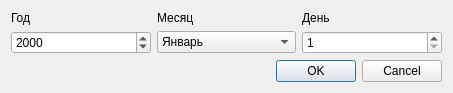
<?xml version="1.0" encoding="UTF-8"?>
<ui version="4.0">
 <class>date_edit</class>
 <widget class="QDialog" name="date_edit">
  <property name="geometry">
   <rect>
    <x>0</x>
    <y>0</y>
    <width>453</width>
    <height>88</height>
   </rect>
  </property>
  <property name="maximumSize">
   <size>
    <width>16777215</width>
    <height>88</height>
   </size>
  </property>
  <property name="windowTitle">
   <string>Редактировать дату</string>
  </property>
  <property name="windowIcon">
   <iconset resource="src.qrc">
    <normaloff>:/icon/date.png</normaloff>:/icon/date.png</iconset>
  </property>
  <layout class="QVBoxLayout" name="verticalLayout">
   <item>
    <layout class="QGridLayout" name="gridLayout">
     <item row="0" column="0">
      <widget class="QLabel" name="label">
       <property name="text">
        <string>Год</string>
       </property>
      </widget>
     </item>
     <item row="0" column="1">
      <widget class="QLabel" name="label_2">
       <property name="text">
        <string>Месяц</string>
       </property>
      </widget>
     </item>
     <item row="0" column="2">
      <widget class="QLabel" name="label_3">
       <property name="text">
        <string>День</string>
       </property>
      </widget>
     </item>
     <item row="1" column="2">
      <widget class="QSpinBox" name="day">
       <property name="wrapping">
        <bool>false</bool>
       </property>
       <property name="frame">
        <bool>true</bool>
       </property>
       <property name="buttonSymbols">
        <enum>QAbstractSpinBox::UpDownArrows</enum>
       </property>
       <property name="accelerated">
        <bool>true</bool>
       </property>
       <property name="showGroupSeparator" stdset="0">
        <bool>false</bool>
       </property>
       <property name="prefix">
        <string/>
       </property>
       <property name="minimum">
        <number>1</number>
       </property>
       <property name="maximum">
        <number>31</number>
       </property>
       <property name="singleStep">
        <number>1</number>
       </property>
      </widget>
     </item>
     <item row="1" column="0">
      <widget class="QSpinBox" name="year">
       <property name="minimum">
        <number>1900</number>
       </property>
       <property name="maximum">
        <number>3000</number>
       </property>
       <property name="value">
        <number>2000</number>
       </property>
      </widget>
     </item>
     <item row="1" column="1">
      <widget class="QComboBox" name="month">
       <item>
        <property name="text">
         <string>Январь</string>
        </property>
       </item>
       <item>
        <property name="text">
         <string>Февраль</string>
        </property>
       </item>
       <item>
        <property name="text">
         <string>Март</string>
        </property>
       </item>
       <item>
        <property name="text">
         <string>Апрель</string>
        </property>
       </item>
       <item>
        <property name="text">
         <string>Май</string>
        </property>
       </item>
       <item>
        <property name="text">
         <string>Июнь</string>
        </property>
       </item>
       <item>
        <property name="text">
         <string>Июль</string>
        </property>
       </item>
       <item>
        <property name="text">
         <string>Август</string>
        </property>
       </item>
       <item>
        <property name="text">
         <string>Сентябрь</string>
        </property>
       </item>
       <item>
        <property name="text">
         <string>Октябрь</string>
        </property>
       </item>
       <item>
        <property name="text">
         <string>Ноябрь</string>
        </property>
       </item>
       <item>
        <property name="text">
         <string>Декабрь</string>
        </property>
       </item>
      </widget>
     </item>
    </layout>
   </item>
   <item>
    <widget class="QDialogButtonBox" name="buttonBox">
     <property name="orientation">
      <enum>Qt::Horizontal</enum>
     </property>
     <property name="standardButtons">
      <set>QDialogButtonBox::Cancel|QDialogButtonBox::Ok</set>
     </property>
    </widget>
   </item>
  </layout>
 </widget>
 <resources>
  <include location="src.qrc"/>
 </resources>
 <connections>
  <connection>
   <sender>buttonBox</sender>
   <signal>accepted()</signal>
   <receiver>date_edit</receiver>
   <slot>accept()</slot>
   <hints>
    <hint type="sourcelabel">
     <x>248</x>
     <y>254</y>
    </hint>
    <hint type="destinationlabel">
     <x>157</x>
     <y>274</y>
    </hint>
   </hints>
  </connection>
  <connection>
   <sender>buttonBox</sender>
   <signal>rejected()</signal>
   <receiver>date_edit</receiver>
   <slot>reject()</slot>
   <hints>
    <hint type="sourcelabel">
     <x>316</x>
     <y>260</y>
    </hint>
    <hint type="destinationlabel">
     <x>286</x>
     <y>274</y>
    </hint>
   </hints>
  </connection>
 </connections>
</ui>
